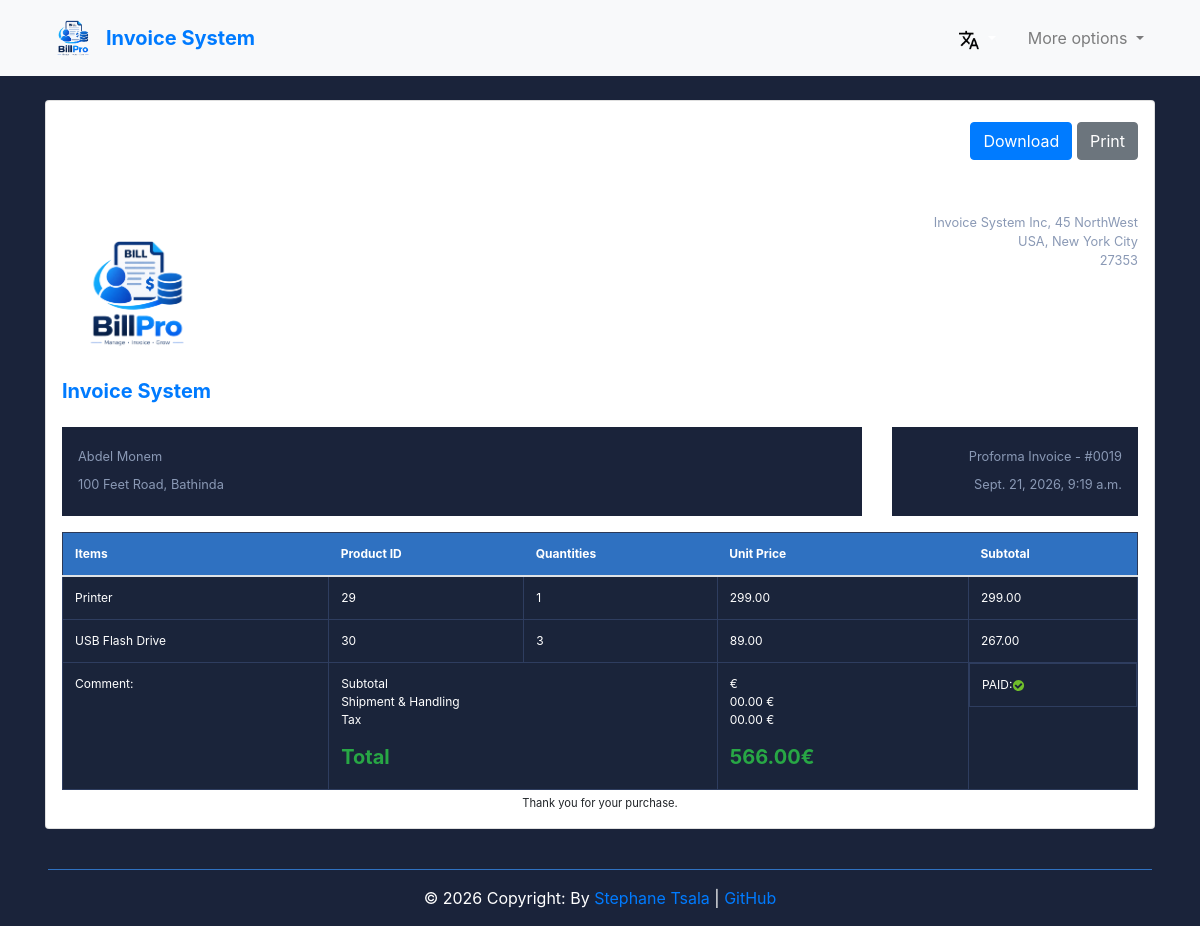
/en/view_invoice/19 (signed in), run on the app's committed database.
### Invoice_app/models.py (models this page shows, shortened)
class Invoice(models.Model):
    INVOICE_TYPES = [("R", _("Receipt")), ("I", _("Invoice")), ("P", _("Proforma Invoice"))]
    customer = models.ForeignKey(Customer, on_delete=models.PROTECT)
    save_by = models.ForeignKey(User, on_delete=models.PROTECT)
    invoice_date = models.DateTimeField(auto_now_add=True, null=False, blank=False)
    amount = models.DecimalField(max_digits=10, decimal_places=2)
    last_updated = models.DateTimeField(null=True, blank=True)
    paid = models.BooleanField(default=False)
    invoice_type = models.CharField(
        max_length=1, choices=INVOICE_TYPES, null=False, blank=False
    )
    comments = models.TextField(null=True, blank=True)
    class Meta:
        verbose_name = "Invoice"
        verbose_name_plural = "Invoices"
    @property
    def get_total_amount(self):
        total_amount = sum(product.get_total_price for product in self.products_set.all())
        return total_amount
    def get_invoice_type_display(self):
        return dict(self.INVOICE_TYPES).get(self.invoice_type, _("Unknown"))

class Customer(models.Model):
    SEX_TYPES = [("M", _("Male")), ("F", _("Female"))]
    name = models.CharField(max_length=150, null=False, blank=False)
    email = models.EmailField(unique=True, null=False, blank=False)
    phone_number = models.CharField(max_length=20, unique=True, null=False, blank=False)
    address = models.CharField(max_length=100, null=False, blank=False)
    sex = models.CharField(max_length=1, choices=SEX_TYPES, null=False, blank=False)
    age = models.CharField(max_length=10, null=False, blank=False)
    city = models.CharField(max_length=50, null=False, blank=False)
    zip_code = models.CharField(max_length=20)
    created_at = models.DateTimeField(auto_now_add=True)
    save_by = models.ForeignKey(User, on_delete=models.PROTECT)
    class Meta:
        verbose_name = "Customer"
        verbose_name_plural = "Customers"

class Products(models.Model):
    invoice = models.ForeignKey(Invoice, on_delete=models.CASCADE, related_name="products_set")
    name = models.CharField(max_length=100, null=False, blank=False)
    quantity = models.PositiveIntegerField(null=False, blank=False)
    unit_price = models.DecimalField(max_digits=10, decimal_places=2, null=False, blank=False)
    total_price = models.DecimalField(max_digits=10, decimal_places=2, null=False, blank=False)
    class Meta:
        verbose_name = "Product"
        verbose_name_plural = "Products"
    @property
    def get_total_price(self):
        return self.quantity * self.unit_price

### Invoice_app/views.py (the view)
# urls.py: path('view_invoice/<int:pk>', views.InvoiceVisualisationView.as_view(), name='view_invoice'),
class InvoiceVisualisationView(LoginRequiredSuperuserMixin, View):
    template_name = "invoice.html"
    def get(self, request, *args, **kwargs):
        pk = kwargs.get("pk")
        context = get_invoice(pk)
        return render(request, self.template_name, context)

### Invoice_app/decorator.py (called while the page is built)
    def test_func(self):
        return self.request.user.is_superuser

### Invoice_app/utils.py (called while the page is built)
def get_invoice(pk):
    obj = Invoice.objects.get(pk=pk)
    articles = obj.products_set.all()
    context = {
        'obj':obj,
        'articles':articles
    }
    return context

### templates/invoice.html (shortened to what this page needs)
{% extends "base.html" %}
{% load i18n %}
{% load static %}
{% block content %}
<div class="container">
	<div class="row gutters">
		<div class="col-xl-12 col-lg-12 col-md-12 col-sm-12 col-12">
			<div class="card">
				<div class="card-body p-0">
					<div class="invoice-container bg-transparent">
						<div class="invoice-header">
							<div class="row gutters">
								<div class="col-xl-12 col-lg-12 col-md-12 col-sm-12">
									<div class="custom-actions-btns mb-5">
										<a href="{% url 'invoice_pdf' pk=obj.pk %}" class="btn btn-primary">
											 {% trans 'Download' %}
										</a>
										<a href="" class="btn btn-secondary">
											 {% trans 'Print' %}
										</a>
									</div>
								</div>
							</div>
							<div class="row gutters">
								<div class="col-xl-6 col-lg-6 col-md-6 col-sm-6">
									<a class="navbar-brand w-1/3 d-flex flex-column align-items-start justify-content-center"
										href="#">
										<img src="{% static 'images/InvoiceAppLogo.png' %}" width="150" height="150"
											class="align-top" alt="">
										<span class="mt-2 text-primary font-weight-bold">{% trans 'Invoice System' %}</span>
									</a>
								</div>
								<div class="col-lg-6 col-md-6 col-sm-6">
									<address class="text-right">
										{% trans 'Invoice System Inc, 45 NorthWest' %}<br>
										{% trans 'USA, New York City' %}<br>
										27353
									</address>
								</div>
							</div>
							<div class="row gutters">
								<div class="col-xl-9 col-lg-9 col-md-12 col-sm-12 col-12">
									<div class="invoice-details">
										<address>
											{{obj.customer.name}}<br>
											{{obj.customer.address}}, {{obj.customer.city}}
										</address>
									</div>
								</div>
								<div class="col-xl-3 col-lg-3 col-md-12 col-sm-12 col-12">
									<div class="invoice-details">
										<div class="invoice-num" style="color: #8a99b5;">
											<div>{{obj.get_invoice_type_display}} - #00{{obj.id}}</div>
											<div>{{obj.invoice_date}}</div>
										</div>
									</div>
								</div>
							</div>
						</div>
						<div class="invoice-body">
							<div class="row gutters">
								<div class="col-lg-12 col-md-12 col-sm-12">
									<div class="table-responsive">
										<table class="table custom-table m-0">
											<thead>
												<tr>
													<th>{% trans 'Items' %}</th>
													<th>{% trans 'Product ID' %}</th>
													<th>{% trans 'Quantities' %}</th>
													<th>{% trans 'Unit Price' %}</th>
													<th>{% trans 'Subtotal' %}</th>
												</tr>
											</thead>
											<tbody>
												{% for article in articles %}
												<tr>
													<td>
														{{ article.name }}
													</td>
													<td>
														{{ article.id }}
													</td>
													<td>
														{{ article.quantity }}
													</td>
													<td>
														{{ article.unit_price }}
													</td>
													<td>
														{{ article.get_total_price }}
													</td>
												</tr>
												{% endfor %}
												<tr>
													<td>{% trans 'Comment' %}: {{obj.comments}}</td>
													<td colspan="2">
														<p>
															{% trans 'Subtotal' %}<br>
															{% trans 'Shipment & Handling' %}<br>
															{% trans 'Tax' %}<br>
														</p>
														<h5>
															{% if obj.paid %}
															<strong class="text-success">{% trans 'Total' %}</strong>
															{% else %}
															<strong class="text-danger">{% trans 'Total' %}</strong>
															{% endif %}
														</h5>
													</td>
													<td>
														<p>
															{{obj.get_total}} €<br>
															00.00 €<br>
															00.00 €<br>
														</p>
														<h5>
														{% if obj.paid %}
														<strong class="text-success">{{obj.get_total_amount}}€</strong>
														{% else %}
														<strong class="text-danger">{{obj.get_total_amount}}€</strong>
														{% endif %}
														</h5>
													</td>
													<td class="d-flex align-items-center gap-2">
														{% trans 'PAID' %}:
														{% if obj.paid %}
														<img class="icon" src="{% static 'images/icon-yes.svg' %}"
															alt="True">
														{% else %}
														<img class="icon" src="{% static 'images/icon-no.svg' %}"
															alt="False">
														{% endif %}
													</td>
												</tr>
											</tbody>
										</table>
									</div>
								</div>
							</div>
						</div>
						<div class="invoice-footer">
							{% trans 'Thank you for your purchase.' %}
						</div>
					</div>
				</div>
			</div>
		</div>
	</div>
</div>
{% endblock content %}

### static/css/style.css (style rules this page uses)
body { margin: 0; padding: 0; font: 400 .875rem 'Open Sans', sans-serif; color: #bcd0f7; background: #1A233A !important; position: relative; height: 100%; }
.invoice-container { padding: 1rem; }
table th, table td { color: #ffffff; }
.invoice-container .invoice-header address { font-size: 0.8rem; color: #8a99b5; margin: 0; }
.invoice-container .invoice-details { margin: 1rem 0 0 0; padding: 1rem; line-height: 180%; background: #1a233a; }
.invoice-container .invoice-details .invoice-num { text-align: right; font-size: 0.8rem; }
.invoice-container .invoice-body { padding: 1rem 0 0 0; }
.invoice-container .invoice-footer { text-align: center; font-size: 0.7rem; margin: 5px 0 0 0; }
.card { background: #272E48; -webkit-border-radius: 5px; -moz-border-radius: 5px; border-radius: 5px; border: 0; margin-bottom: 1rem; }
.custom-table { border: 1px solid #2b3958; }
.custom-table thead { background: #2f71c1; }
.custom-table thead th { border: 0; color: #ffffff; }
.custom-table>tbody tr:nth-of-type(even) { background-color: #1a243a; }
.custom-table>tbody td { border: 1px solid #2e3d5f; }
.table { background: #1a243a; color: #bcd0f7; font-size: .75rem; }
.text-success { color: #c0d64a !important; }
.custom-actions-btns { margin: auto; display: flex; justify-content: flex-end; }
.custom-actions-btns .btn { margin: .3rem 0 .3rem .3rem; }

### data on the page
Invoice: customer.name "Abdel Monem", customer.address "100 Feet Road", customer.city "Bathinda", invoice_type "Proforma Invoice", id "19", invoice_date "Sept. 21, 2026, 9:19 a.m.", get_total_amount "566.00"
Products: name "Printer", id "29", quantity "1", unit_price "299.00", get_total_price "299.00"
Products: name "USB Flash Drive", id "30", quantity "3", unit_price "89.00", get_total_price "267.00"
